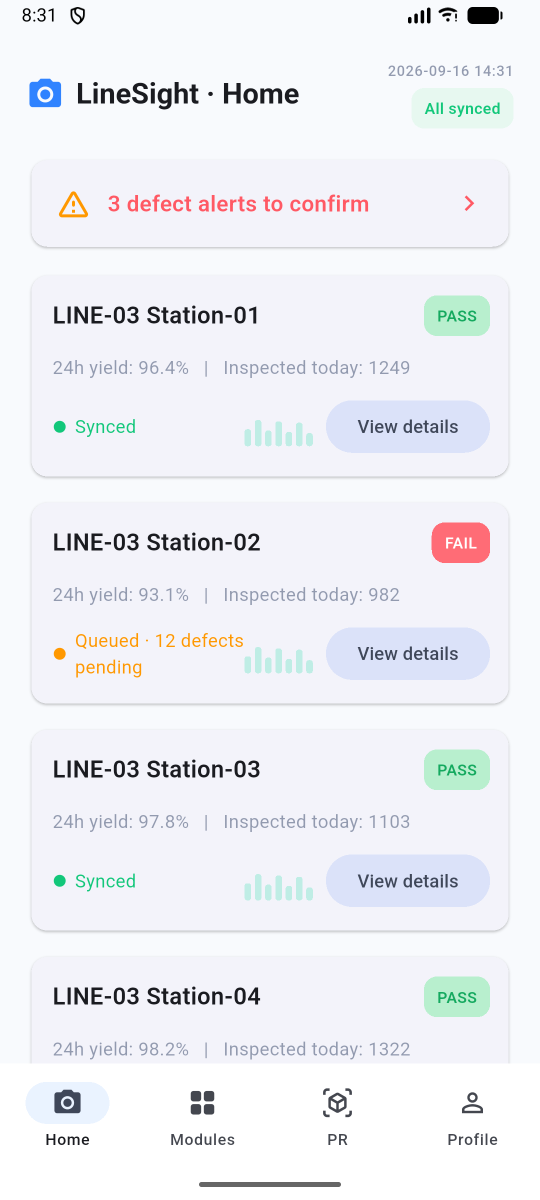
#> input picture screenshots/android-home.png, 1080 x 2400 px, given in place of dashboard.png, which was not available (shown at 1/2 size)
$ python make_preview.py
#> lines starting #> are read from the running program, lines starting #| are printed output that depends on the picture; pictures that were not available may be replaced by others from this repository, and a replacement may not be noted
"""Create a contact sheet from the captured Android screens."""
from pathlib import Path
import argparse
from PIL import Image, ImageDraw, ImageFont, ImageOps

parser = argparse.ArgumentParser()
parser.add_argument('--version', choices=['v1.1', 'v1.1.2', 'v1.1.4', 'v1.1.5', 'v1.1.6', 'v1.1.7'], default='v1.1')
options = parser.parse_args()
root = Path(__file__).resolve().parents[1] / 'screenshots' / options.version
pages = [
    ('dashboard', '01 / WORKSPACE'), ('station', '02 / STATION'),
    ('record', '03 / EVIDENCE'), ('recipes', '04 / RECIPES'),
    ('statistics', '05 / INSIGHTS'), ('data-dark', '06 / LOCAL DATA'),
]
if options.version == 'v1.1.2':
    pages = [
        ('data-management', '01 / DATA MANAGEMENT'),
        ('restore-preview', '02 / RESTORE PREVIEW'),
        ('restore-record-detail', '03 / BEFORE & AFTER'),
        ('restore-point', '04 / RESTORE POINT'),
        ('record-audit', '05 / RECORD HISTORY'),
        ('audit-detail-dark', '06 / AUDIT DETAIL'),
    ]
elif options.version == 'v1.1.4':
    pages = [
        ('backup-formats', '01 / COMPLETE BACKUP'),
        ('backup-formats-dark', '02 / DARK APPEARANCE'),
        ('complete-backup', '03 / LARGE WORKSPACE'),
        ('verified-import', '04 / VERIFIED PREVIEW'),
        ('rejected-import', '05 / CORRUPT FILE REJECTED'),
        ('release-onboarding', '06 / RELEASE FIRST LAUNCH'),
    ]
elif options.version == 'v1.1.5':
    pages = [
        ('storage-failure', '01 / STARTUP RECOVERY'),
        ('recovery-select-backup', '02 / VERIFIED ADMIN'),
        ('recovery-preview', '03 / RECOVERY PREVIEW'),
        ('recovery-history', '04 / RECOVERY HISTORY'),
        ('recovery-original-dark', '05 / PRESERVED ORIGINALS'),
        ('release-onboarding', '06 / RELEASE FIRST LAUNCH'),
    ]
elif options.version == 'v1.1.6':
    pages = [
        ('csv-all', '01 / ALL RECORDS'),
        ('csv-filtered', '02 / FILTERED SELECTION'),
        ('csv-preview-dark', '03 / DARK PREVIEW'),
        ('csv-fields', '04 / FIELDS & SAVE'),
        ('csv-audit', '05 / VERIFIED FILE'),
        ('release-onboarding', '06 / RELEASE FIRST LAUNCH'),
    ]
elif options.version == 'v1.1.7':
    pages = [
        ('startup-light', '01 / STARTUP STATUS'),
        ('startup-dark', '02 / REDUCED MOTION'),
        ('release-onboarding', '03 / RELEASE SETUP'),
    ]
width, height, gap = 280, 622, 24
rows = (len(pages) + 2) // 3
sheet = Image.new('RGB', (3*width+4*gap, rows*(height+48)+(rows+1)*gap), '#eaf0f8')
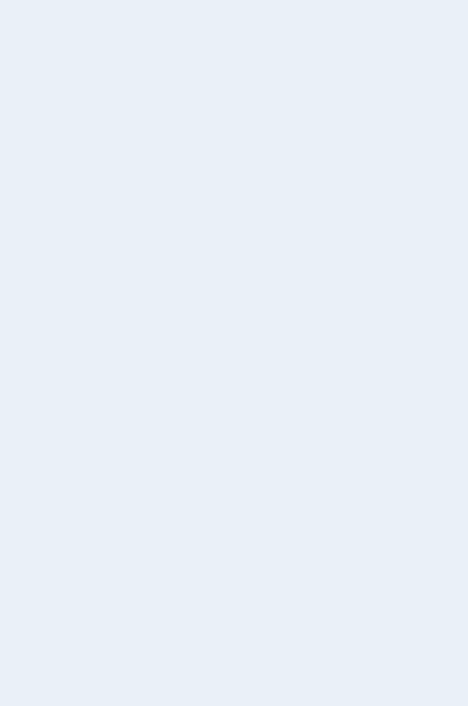
#> sheet: PIL image 936x1412 RGB (shown at 1/2 size); mean R, G, B 234, 240, 248
draw = ImageDraw.Draw(sheet)
font = ImageFont.truetype('C:/Windows/Fonts/arialbd.ttf', 15)
for i, (name, label) in enumerate(pages):
    x = gap+(i % 3)*(width+gap)
    y = gap+(i // 3)*(height+48+gap)
    draw.text((x, y+4), label, font=font, fill='#3478f6')
    screenshot = Image.open(root / f'{name}.png').convert('RGB')
    screenshot = ImageOps.contain(screenshot, (width, height), Image.Resampling.LANCZOS)
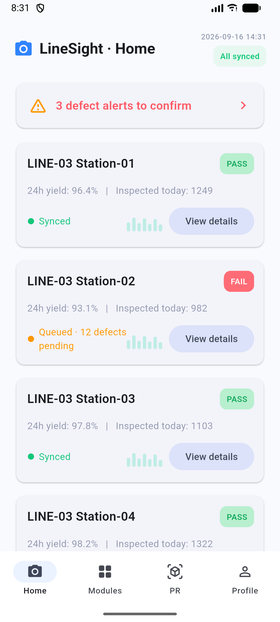
#> screenshot: PIL image 280x622 RGB; mean R, G, B 238.2, 239.5, 244.2
    sheet.paste(screenshot, (x+(width-screenshot.width)//2, y+34))
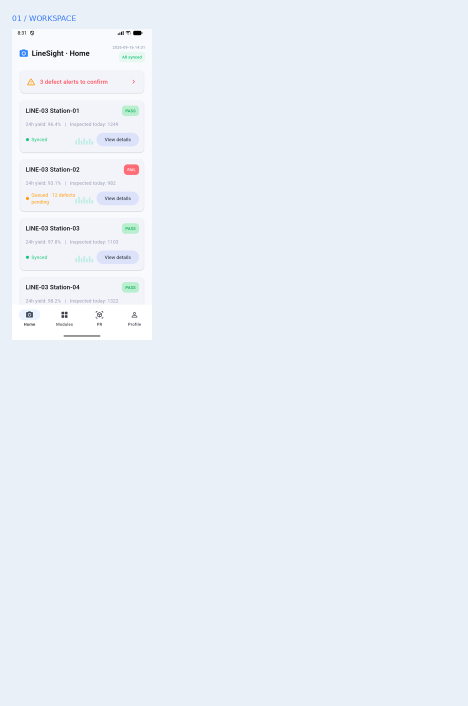
#> sheet: PIL image 936x1412 RGB (shown at 1/2 size); mean R, G, B 234.5, 239.9, 247.5
#> (the run stopped early here; a loop or call above may not have finished)
